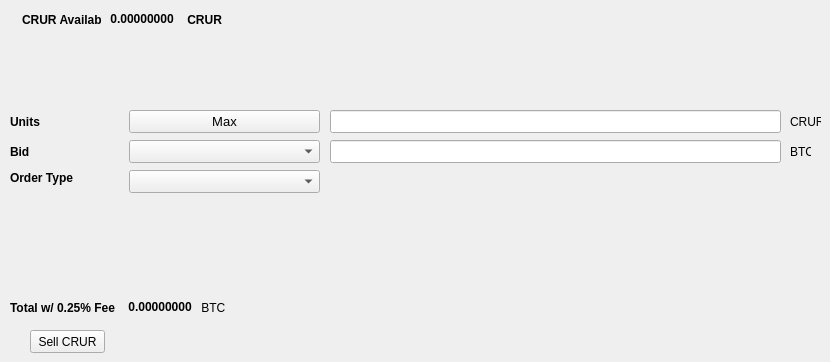
   <widget class="QWidget" name="SellTab">
    <attribute name="title">
     <string>Sell</string>
    </attribute>
    <widget class="QLabel" name="label_16">
     <property name="geometry">
      <rect>
       <x>790</x>
       <y>140</y>
       <width>21</width>
       <height>23</height>
      </rect>
     </property>
     <property name="text">
      <string>BTC</string>
     </property>
    </widget>
    <widget class="QComboBox" name="SellBidcomboBox">
     <property name="geometry">
      <rect>
       <x>129</x>
       <y>140</y>
       <width>191</width>
       <height>23</height>
      </rect>
     </property>
     <property name="font">
      <font>
       <pointsize>10</pointsize>
      </font>
     </property>
    </widget>
    <widget class="QLabel" name="label_18">
     <property name="geometry">
      <rect>
       <x>10</x>
       <y>110</y>
       <width>46</width>
       <height>23</height>
      </rect>
     </property>
     <property name="font">
      <font>
       <weight>75</weight>
       <bold>true</bold>
      </font>
     </property>
     <property name="text">
      <string>Units</string>
     </property>
    </widget>
    <widget class="QPushButton" name="Sell_Max_Amount">
     <property name="geometry">
      <rect>
       <x>129</x>
       <y>110</y>
       <width>191</width>
       <height>23</height>
      </rect>
     </property>
     <property name="font">
      <font>
       <pointsize>10</pointsize>
      </font>
     </property>
     <property name="text">
      <string>Max</string>
     </property>
    </widget>
    <widget class="QLabel" name="label_20">
     <property name="geometry">
      <rect>
       <x>10</x>
       <y>170</y>
       <width>71</width>
       <height>16</height>
      </rect>
     </property>
     <property name="font">
      <font>
       <weight>75</weight>
       <bold>true</bold>
      </font>
     </property>
     <property name="text">
      <string>Order Type</string>
     </property>
    </widget>
    <widget class="QComboBox" name="SellOrdertypeCombo">
     <property name="geometry">
      <rect>
       <x>129</x>
       <y>170</y>
       <width>191</width>
       <height>23</height>
      </rect>
     </property>
     <property name="font">
      <font>
       <pointsize>10</pointsize>
      </font>
     </property>
    </widget>
    <widget class="QLabel" name="label_21">
     <property name="geometry">
      <rect>
       <x>10</x>
       <y>140</y>
       <width>46</width>
       <height>23</height>
      </rect>
     </property>
     <property name="font">
      <font>
       <weight>75</weight>
       <bold>true</bold>
      </font>
     </property>
     <property name="text">
      <string>Bid</string>
     </property>
    </widget>
    <widget class="QLabel" name="label_22">
     <property name="geometry">
      <rect>
       <x>790</x>
       <y>110</y>
       <width>31</width>
       <height>23</height>
      </rect>
     </property>
     <property name="text">
      <string>CRUR</string>
     </property>
    </widget>
    <widget class="QLineEdit" name="UnitsInputCRUR">
     <property name="geometry">
      <rect>
       <x>330</x>
       <y>110</y>
       <width>451</width>
       <height>23</height>
      </rect>
     </property>
     <property name="font">
      <font>
       <pointsize>9</pointsize>
       <weight>75</weight>
       <bold>true</bold>
      </font>
     </property>
    </widget>
    <widget class="QLineEdit" name="SellBidPriceEdit">
     <property name="geometry">
      <rect>
       <x>330</x>
       <y>140</y>
       <width>451</width>
       <height>23</height>
      </rect>
     </property>
     <property name="font">
      <font>
       <pointsize>9</pointsize>
       <weight>75</weight>
       <bold>true</bold>
      </font>
     </property>
    </widget>
    <widget class="QPushButton" name="SellCRURBTN">
     <property name="geometry">
      <rect>
       <x>30</x>
       <y>330</y>
       <width>75</width>
       <height>23</height>
      </rect>
     </property>
     <property name="text">
      <string>Sell CRUR</string>
     </property>
    </widget>
    <widget class="QWidget" name="layoutWidget">
     <property name="geometry">
      <rect>
       <x>22</x>
       <y>12</y>
       <width>200</width>
       <height>15</height>
      </rect>
     </property>
     <layout class="QHBoxLayout" name="horizontalLayout">
      <item>
       <widget class="QLabel" name="label232_2">
        <property name="font">
         <font>
          <weight>75</weight>
          <bold>true</bold>
         </font>
        </property>
        <property name="text">
         <string>CRUR Available:</string>
        </property>
       </widget>
      </item>
      <item>
       <widget class="QLabel" name="CRURAvailableLabel">
        <property name="palette">
         <palette>
          <active>
           <colorrole role="WindowText">
            <brush brushstyle="SolidPattern">
             <color alpha="255">
              <red>0</red>
              <green>0</green>
              <blue>0</blue>
             </color>
            </brush>
           </colorrole>
           <colorrole role="Button">
            <brush brushstyle="SolidPattern">
             <color alpha="255">
              <red>0</red>
              <green>170</green>
              <blue>0</blue>
             </color>
            </brush>
           </colorrole>
           <colorrole role="Light">
            <brush brushstyle="SolidPattern">
             <color alpha="255">
              <red>0</red>
              <green>255</green>
              <blue>0</blue>
             </color>
            </brush>
           </colorrole>
           <colorrole role="Midlight">
            <brush brushstyle="SolidPattern">
             <color alpha="255">
              <red>0</red>
              <green>212</green>
              <blue>0</blue>
             </color>
            </brush>
           </colorrole>
           <colorrole role="Dark">
            <brush brushstyle="SolidPattern">
             <color alpha="255">
              <red>0</red>
              <green>85</green>
              <blue>0</blue>
             </color>
            </brush>
           </colorrole>
           <colorrole role="Mid">
            <brush brushstyle="SolidPattern">
             <color alpha="255">
              <red>0</red>
              <green>113</green>
              <blue>0</blue>
             </color>
            </brush>
           </colorrole>
           <colorrole role="Text">
            <brush brushstyle="SolidPattern">
             <color alpha="255">
              <red>0</red>
              <green>170</green>
              <blue>0</blue>
             </color>
            </brush>
           </colorrole>
           <colorrole role="BrightText">
            <brush brushstyle="SolidPattern">
             <color alpha="255">
              <red>255</red>
              <green>255</green>
              <blue>255</blue>
             </color>
            </brush>
           </colorrole>
           <colorrole role="ButtonText">
            <brush brushstyle="SolidPattern">
             <color alpha="255">
              <red>0</red>
              <green>0</green>
              <blue>0</blue>
             </color>
            </brush>
           </colorrole>
           <colorrole role="Base">
            <brush brushstyle="SolidPattern">
             <color alpha="255">
              <red>255</red>
              <green>255</green>
              <blue>255</blue>
             </color>
            </brush>
           </colorrole>
           <colorrole role="Window">
            <brush brushstyle="SolidPattern">
             <color alpha="255">
              <red>0</red>
              <green>170</green>
              <blue>0</blue>
             </color>
            </brush>
           </colorrole>
           <colorrole role="Shadow">
            <brush brushstyle="SolidPattern">
             <color alpha="255">
              <red>0</red>
              <green>0</green>
              <blue>0</blue>
             </color>
            </brush>
           </colorrole>
           <colorrole role="AlternateBase">
            <brush brushstyle="SolidPattern">
             <color alpha="255">
              <red>127</red>
              <green>212</green>
              <blue>127</blue>
             </color>
            </brush>
           </colorrole>
           <colorrole role="ToolTipBase">
            <brush brushstyle="SolidPattern">
             <color alpha="255">
              <red>255</red>
              <green>255</green>
              <blue>220</blue>
             </color>
            </brush>
           </colorrole>
           <colorrole role="ToolTipText">
            <brush brushstyle="SolidPattern">
             <color alpha="255">
              <red>0</red>
              <green>0</green>
              <blue>0</blue>
             </color>
            </brush>
           </colorrole>
          </active>
          <inactive>
           <colorrole role="WindowText">
            <brush brushstyle="SolidPattern">
             <color alpha="255">
              <red>0</red>
              <green>0</green>
              <blue>0</blue>
             </color>
            </brush>
           </colorrole>
           <colorrole role="Button">
            <brush brushstyle="SolidPattern">
             <color alpha="255">
              <red>0</red>
              <green>170</green>
              <blue>0</blue>
             </color>
            </brush>
           </colorrole>
           <colorrole role="Light">
            <brush brushstyle="SolidPattern">
             <color alpha="255">
              <red>0</red>
              <green>255</green>
              <blue>0</blue>
             </color>
            </brush>
           </colorrole>
           <colorrole role="Midlight">
            <brush brushstyle="SolidPattern">
             <color alpha="255">
              <red>0</red>
              <green>212</green>
              <blue>0</blue>
             </color>
            </brush>
           </colorrole>
           <colorrole role="Dark">
            <brush brushstyle="SolidPattern">
             <color alpha="255">
              <red>0</red>
              <green>85</green>
              <blue>0</blue>
             </color>
            </brush>
           </colorrole>
           <colorrole role="Mid">
            <brush brushstyle="SolidPattern">
             <color alpha="255">
              <red>0</red>
              <green>113</green>
              <blue>0</blue>
             </color>
            </brush>
           </colorrole>
           <colorrole role="Text">
            <brush brushstyle="SolidPattern">
             <color alpha="255">
              <red>0</red>
              <green>170</green>
              <blue>0</blue>
             </color>
            </brush>
           </colorrole>
           <colorrole role="BrightText">
            <brush brushstyle="SolidPattern">
             <color alpha="255">
              <red>255</red>
              <green>255</green>
              <blue>255</blue>
             </color>
            </brush>
           </colorrole>
           <colorrole role="ButtonText">
            <brush brushstyle="SolidPattern">
             <color alpha="255">
              <red>0</red>
              <green>0</green>
              <blue>0</blue>
             </color>
            </brush>
           </colorrole>
           <colorrole role="Base">
            <brush brushstyle="SolidPattern">
             <color alpha="255">
              <red>255</red>
              <green>255</green>
              <blue>255</blue>
             </color>
            </brush>
           </colorrole>
           <colorrole role="Window">
            <brush brushstyle="SolidPattern">
             <color alpha="255">
              <red>0</red>
              <green>170</green>
              <blue>0</blue>
             </color>
            </brush>
           </colorrole>
           <colorrole role="Shadow">
            <brush brushstyle="SolidPattern">
             <color alpha="255">
              <red>0</red>
              <green>0</green>
              <blue>0</blue>
             </color>
            </brush>
           </colorrole>
           <colorrole role="AlternateBase">
            <brush brushstyle="SolidPattern">
             <color alpha="255">
              <red>127</red>
              <green>212</green>
              <blue>127</blue>
             </color>
            </brush>
           </colorrole>
           <colorrole role="ToolTipBase">
            <brush brushstyle="SolidPattern">
             <color alpha="255">
              <red>255</red>
              <green>255</green>
              <blue>220</blue>
             </color>
            </brush>
           </colorrole>
           <colorrole role="ToolTipText">
            <brush brushstyle="SolidPattern">
             <color alpha="255">
              <red>0</red>
              <green>0</green>
              <blue>0</blue>
             </color>
            </brush>
           </colorrole>
          </inactive>
          <disabled>
           <colorrole role="WindowText">
            <brush brushstyle="SolidPattern">
             <color alpha="255">
              <red>0</red>
              <green>85</green>
              <blue>0</blue>
             </color>
            </brush>
           </colorrole>
           <colorrole role="Button">
            <brush brushstyle="SolidPattern">
             <color alpha="255">
              <red>0</red>
              <green>170</green>
              <blue>0</blue>
             </color>
            </brush>
           </colorrole>
           <colorrole role="Light">
            <brush brushstyle="SolidPattern">
             <color alpha="255">
              <red>0</red>
              <green>255</green>
              <blue>0</blue>
             </color>
            </brush>
           </colorrole>
           <colorrole role="Midlight">
            <brush brushstyle="SolidPattern">
             <color alpha="255">
              <red>0</red>
              <green>212</green>
              <blue>0</blue>
             </color>
            </brush>
           </colorrole>
           <colorrole role="Dark">
            <brush brushstyle="SolidPattern">
             <color alpha="255">
              <red>0</red>
              <green>85</green>
              <blue>0</blue>
             </color>
            </brush>
           </colorrole>
           <colorrole role="Mid">
            <brush brushstyle="SolidPattern">
             <color alpha="255">
              <red>0</red>
              <green>113</green>
              <blue>0</blue>
             </color>
            </brush>
           </colorrole>
           <colorrole role="Text">
            <brush brushstyle="SolidPattern">
             <color alpha="255">
              <red>0</red>
              <green>85</green>
              <blue>0</blue>
             </color>
            </brush>
           </colorrole>
           <colorrole role="BrightText">
            <brush brushstyle="SolidPattern">
             <color alpha="255">
              <red>255</red>
              <green>255</green>
              <blue>255</blue>
             </color>
            </brush>
           </colorrole>
           <colorrole role="ButtonText">
            <brush brushstyle="SolidPattern">
             <color alpha="255">
              <red>0</red>
              <green>85</green>
              <blue>0</blue>
             </color>
            </brush>
           </colorrole>
           <colorrole role="Base">
            <brush brushstyle="SolidPattern">
             <color alpha="255">
              <red>0</red>
              <green>170</green>
              <blue>0</blue>
             </color>
            </brush>
           </colorrole>
           <colorrole role="Window">
            <brush brushstyle="SolidPattern">
             <color alpha="255">
              <red>0</red>
              <green>170</green>
              <blue>0</blue>
             </color>
            </brush>
           </colorrole>
           <colorrole role="Shadow">
            <brush brushstyle="SolidPattern">
             <color alpha="255">
              <red>0</red>
              <green>0</green>
              <blue>0</blue>
             </color>
            </brush>
           </colorrole>
           <colorrole role="AlternateBase">
            <brush brushstyle="SolidPattern">
             <color alpha="255">
              <red>0</red>
              <green>170</green>
              <blue>0</blue>
             </color>
            </brush>
           </colorrole>
           <colorrole role="ToolTipBase">
            <brush brushstyle="SolidPattern">
             <color alpha="255">
              <red>255</red>
              <green>255</green>
              <blue>220</blue>
             </color>
            </brush>
           </colorrole>
           <colorrole role="ToolTipText">
            <brush brushstyle="SolidPattern">
             <color alpha="255">
              <red>0</red>
              <green>0</green>
              <blue>0</blue>
             </color>
            </brush>
           </colorrole>
          </disabled>
         </palette>
        </property>
        <property name="font">
         <font>
          <weight>75</weight>
          <bold>true</bold>
         </font>
        </property>
        <property name="text">
         <string> 0.00000000 </string>
        </property>
        <property name="textInteractionFlags">
         <set>Qt::LinksAccessibleByMouse|Qt::TextSelectableByKeyboard|Qt::TextSelectableByMouse</set>
        </property>
       </widget>
      </item>
      <item>
       <widget class="QLabel" name="labelCRUR">
        <property name="font">
         <font>
          <weight>75</weight>
          <bold>true</bold>
         </font>
        </property>
        <property name="text">
         <string> CRUR</string>
        </property>
       </widget>
      </item>
     </layout>
    </widget>
    <widget class="QWidget" name="layoutWidget">
     <property name="geometry">
      <rect>
       <x>10</x>
       <y>300</y>
       <width>218</width>
       <height>15</height>
      </rect>
     </property>
     <layout class="QHBoxLayout" name="horizontalLayout_2">
      <item>
       <widget class="QLabel" name="label_19">
        <property name="font">
         <font>
          <weight>75</weight>
          <bold>true</bold>
         </font>
        </property>
        <property name="text">
         <string>Total w/ 0.25% Fee </string>
        </property>
       </widget>
      </item>
      <item>
       <widget class="QLabel" name="SellCostLabel">
        <property name="palette">
         <palette>
          <active>
           <colorrole role="WindowText">
            <brush brushstyle="SolidPattern">
             <color alpha="255">
              <red>0</red>
              <green>0</green>
              <blue>0</blue>
             </color>
            </brush>
           </colorrole>
           <colorrole role="Button">
            <brush brushstyle="SolidPattern">
             <color alpha="255">
              <red>0</red>
              <green>170</green>
              <blue>0</blue>
             </color>
            </brush>
           </colorrole>
           <colorrole role="Light">
            <brush brushstyle="SolidPattern">
             <color alpha="255">
              <red>0</red>
              <green>255</green>
              <blue>0</blue>
             </color>
            </brush>
           </colorrole>
           <colorrole role="Midlight">
            <brush brushstyle="SolidPattern">
             <color alpha="255">
              <red>0</red>
              <green>212</green>
              <blue>0</blue>
             </color>
            </brush>
           </colorrole>
           <colorrole role="Dark">
            <brush brushstyle="SolidPattern">
             <color alpha="255">
              <red>0</red>
              <green>85</green>
              <blue>0</blue>
             </color>
            </brush>
           </colorrole>
           <colorrole role="Mid">
            <brush brushstyle="SolidPattern">
             <color alpha="255">
              <red>0</red>
              <green>113</green>
              <blue>0</blue>
             </color>
            </brush>
           </colorrole>
           <colorrole role="Text">
            <brush brushstyle="SolidPattern">
             <color alpha="255">
              <red>0</red>
              <green>170</green>
              <blue>0</blue>
             </color>
            </brush>
           </colorrole>
           <colorrole role="BrightText">
            <brush brushstyle="SolidPattern">
             <color alpha="255">
              <red>255</red>
              <green>255</green>
              <blue>255</blue>
             </color>
            </brush>
           </colorrole>
           <colorrole role="ButtonText">
            <brush brushstyle="SolidPattern">
             <color alpha="255">
              <red>0</red>
              <green>0</green>
              <blue>0</blue>
             </color>
            </brush>
           </colorrole>
           <colorrole role="Base">
            <brush brushstyle="SolidPattern">
             <color alpha="255">
              <red>255</red>
              <green>255</green>
              <blue>255</blue>
             </color>
            </brush>
           </colorrole>
           <colorrole role="Window">
            <brush brushstyle="SolidPattern">
             <color alpha="255">
              <red>0</red>
              <green>170</green>
              <blue>0</blue>
             </color>
            </brush>
           </colorrole>
           <colorrole role="Shadow">
            <brush brushstyle="SolidPattern">
             <color alpha="255">
              <red>0</red>
              <green>0</green>
              <blue>0</blue>
             </color>
            </brush>
           </colorrole>
           <colorrole role="AlternateBase">
            <brush brushstyle="SolidPattern">
             <color alpha="255">
              <red>127</red>
              <green>212</green>
              <blue>127</blue>
             </color>
            </brush>
           </colorrole>
           <colorrole role="ToolTipBase">
            <brush brushstyle="SolidPattern">
             <color alpha="255">
              <red>255</red>
              <green>255</green>
              <blue>220</blue>
             </color>
            </brush>
           </colorrole>
           <colorrole role="ToolTipText">
            <brush brushstyle="SolidPattern">
             <color alpha="255">
              <red>0</red>
              <green>0</green>
              <blue>0</blue>
             </color>
            </brush>
           </colorrole>
          </active>
          <inactive>
           <colorrole role="WindowText">
            <brush brushstyle="SolidPattern">
             <color alpha="255">
              <red>0</red>
              <green>0</green>
              <blue>0</blue>
             </color>
            </brush>
           </colorrole>
           <colorrole role="Button">
            <brush brushstyle="SolidPattern">
             <color alpha="255">
              <red>0</red>
              <green>170</green>
              <blue>0</blue>
             </color>
            </brush>
           </colorrole>
           <colorrole role="Light">
            <brush brushstyle="SolidPattern">
             <color alpha="255">
              <red>0</red>
              <green>255</green>
              <blue>0</blue>
             </color>
            </brush>
           </colorrole>
           <colorrole role="Midlight">
            <brush brushstyle="SolidPattern">
             <color alpha="255">
              <red>0</red>
              <green>212</green>
              <blue>0</blue>
             </color>
            </brush>
           </colorrole>
           <colorrole role="Dark">
            <brush brushstyle="SolidPattern">
             <color alpha="255">
              <red>0</red>
              <green>85</green>
              <blue>0</blue>
             </color>
            </brush>
           </colorrole>
           <colorrole role="Mid">
            <brush brushstyle="SolidPattern">
             <color alpha="255">
              <red>0</red>
              <green>113</green>
              <blue>0</blue>
             </color>
            </brush>
           </colorrole>
           <colorrole role="Text">
            <brush brushstyle="SolidPattern">
             <color alpha="255">
              <red>0</red>
              <green>170</green>
              <blue>0</blue>
             </color>
            </brush>
           </colorrole>
           <colorrole role="BrightText">
            <brush brushstyle="SolidPattern">
             <color alpha="255">
              <red>255</red>
              <green>255</green>
              <blue>255</blue>
             </color>
            </brush>
           </colorrole>
           <colorrole role="ButtonText">
            <brush brushstyle="SolidPattern">
             <color alpha="255">
              <red>0</red>
              <green>0</green>
              <blue>0</blue>
             </color>
            </brush>
           </colorrole>
           <colorrole role="Base">
            <brush brushstyle="SolidPattern">
             <color alpha="255">
              <red>255</red>
              <green>255</green>
              <blue>255</blue>
             </color>
            </brush>
           </colorrole>
           <colorrole role="Window">
            <brush brushstyle="SolidPattern">
             <color alpha="255">
              <red>0</red>
              <green>170</green>
              <blue>0</blue>
             </color>
            </brush>
           </colorrole>
           <colorrole role="Shadow">
            <brush brushstyle="SolidPattern">
             <color alpha="255">
              <red>0</red>
              <green>0</green>
              <blue>0</blue>
             </color>
            </brush>
           </colorrole>
           <colorrole role="AlternateBase">
            <brush brushstyle="SolidPattern">
             <color alpha="255">
              <red>127</red>
              <green>212</green>
              <blue>127</blue>
             </color>
            </brush>
           </colorrole>
           <colorrole role="ToolTipBase">
            <brush brushstyle="SolidPattern">
             <color alpha="255">
              <red>255</red>
              <green>255</green>
              <blue>220</blue>
             </color>
            </brush>
           </colorrole>
           <colorrole role="ToolTipText">
            <brush brushstyle="SolidPattern">
             <color alpha="255">
              <red>0</red>
              <green>0</green>
              <blue>0</blue>
             </color>
            </brush>
           </colorrole>
          </inactive>
          <disabled>
           <colorrole role="WindowText">
            <brush brushstyle="SolidPattern">
             <color alpha="255">
              <red>0</red>
              <green>85</green>
              <blue>0</blue>
             </color>
            </brush>
           </colorrole>
           <colorrole role="Button">
            <brush brushstyle="SolidPattern">
             <color alpha="255">
              <red>0</red>
              <green>170</green>
              <blue>0</blue>
             </color>
            </brush>
           </colorrole>
           <colorrole role="Light">
            <brush brushstyle="SolidPattern">
             <color alpha="255">
              <red>0</red>
              <green>255</green>
              <blue>0</blue>
             </color>
            </brush>
           </colorrole>
           <colorrole role="Midlight">
            <brush brushstyle="SolidPattern">
             <color alpha="255">
              <red>0</red>
              <green>212</green>
              <blue>0</blue>
             </color>
            </brush>
           </colorrole>
           <colorrole role="Dark">
            <brush brushstyle="SolidPattern">
             <color alpha="255">
              <red>0</red>
              <green>85</green>
              <blue>0</blue>
             </color>
            </brush>
           </colorrole>
           <colorrole role="Mid">
            <brush brushstyle="SolidPattern">
             <color alpha="255">
              <red>0</red>
              <green>113</green>
              <blue>0</blue>
             </color>
            </brush>
           </colorrole>
           <colorrole role="Text">
            <brush brushstyle="SolidPattern">
             <color alpha="255">
              <red>0</red>
              <green>85</green>
              <blue>0</blue>
             </color>
            </brush>
           </colorrole>
           <colorrole role="BrightText">
            <brush brushstyle="SolidPattern">
             <color alpha="255">
              <red>255</red>
              <green>255</green>
              <blue>255</blue>
             </color>
            </brush>
           </colorrole>
           <colorrole role="ButtonText">
            <brush brushstyle="SolidPattern">
             <color alpha="255">
              <red>0</red>
              <green>85</green>
              <blue>0</blue>
             </color>
            </brush>
           </colorrole>
           <colorrole role="Base">
            <brush brushstyle="SolidPattern">
             <color alpha="255">
              <red>0</red>
              <green>170</green>
              <blue>0</blue>
             </color>
            </brush>
           </colorrole>
           <colorrole role="Window">
            <brush brushstyle="SolidPattern">
             <color alpha="255">
              <red>0</red>
              <green>170</green>
              <blue>0</blue>
             </color>
            </brush>
           </colorrole>
           <colorrole role="Shadow">
            <brush brushstyle="SolidPattern">
             <color alpha="255">
              <red>0</red>
              <green>0</green>
              <blue>0</blue>
             </color>
            </brush>
           </colorrole>
           <colorrole role="AlternateBase">
            <brush brushstyle="SolidPattern">
             <color alpha="255">
              <red>0</red>
              <green>170</green>
              <blue>0</blue>
             </color>
            </brush>
           </colorrole>
           <colorrole role="ToolTipBase">
            <brush brushstyle="SolidPattern">
             <color alpha="255">
              <red>255</red>
              <green>255</green>
              <blue>220</blue>
             </color>
            </brush>
           </colorrole>
           <colorrole role="ToolTipText">
            <brush brushstyle="SolidPattern">
             <color alpha="255">
              <red>0</red>
              <green>0</green>
              <blue>0</blue>
             </color>
            </brush>
           </colorrole>
          </disabled>
         </palette>
        </property>
        <property name="font">
         <font>
          <weight>75</weight>
          <bold>true</bold>
         </font>
        </property>
        <property name="autoFillBackground">
         <bool>false</bool>
        </property>
        <property name="text">
         <string> 0.00000000</string>
        </property>
        <property name="textInteractionFlags">
         <set>Qt::LinksAccessibleByMouse|Qt::TextSelectableByMouse</set>
        </property>
       </widget>
      </item>
      <item>
       <widget class="QLabel" name="label_17">
        <property name="font">
         <font>
          <weight>50</weight>
          <bold>false</bold>
         </font>
        </property>
        <property name="text">
         <string> BTC</string>
        </property>
       </widget>
      </item>
     </layout>
    </widget>
   </widget>
